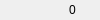
<?xml version="1.0" encoding="UTF-8"?>
<ui version="4.0">
 <class>ConnectionStatusFrame</class>
 <widget class="QFrame" name="ConnectionStatusFrame">
  <property name="geometry">
   <rect>
    <x>0</x>
    <y>0</y>
    <width>100</width>
    <height>20</height>
   </rect>
  </property>
  <property name="minimumSize">
   <size>
    <width>100</width>
    <height>20</height>
   </size>
  </property>
  <property name="windowTitle">
   <string>Frame</string>
  </property>
  <property name="locale">
   <locale language="English" country="UnitedStates"/>
  </property>
  <property name="frameShape">
   <enum>QFrame::NoFrame</enum>
  </property>
  <property name="frameShadow">
   <enum>QFrame::Plain</enum>
  </property>
  <property name="lineWidth">
   <number>0</number>
  </property>
  <property name="midLineWidth">
   <number>0</number>
  </property>
  <widget class="QLabel" name="countLbl">
   <property name="geometry">
    <rect>
     <x>45</x>
     <y>2</y>
     <width>55</width>
     <height>16</height>
    </rect>
   </property>
   <property name="toolTip">
    <string>Number of active connections to bitshares network</string>
   </property>
   <property name="text">
    <string>0</string>
   </property>
   <property name="alignment">
    <set>Qt::AlignCenter</set>
   </property>
  </widget>
  <widget class="QLabel" name="iconLbl">
   <property name="geometry">
    <rect>
     <x>25</x>
     <y>2</y>
     <width>16</width>
     <height>16</height>
    </rect>
   </property>
   <property name="minimumSize">
    <size>
     <width>16</width>
     <height>16</height>
    </size>
   </property>
   <property name="toolTip">
    <string>Bitshares network connection status</string>
   </property>
   <property name="text">
    <string/>
   </property>
   <property name="pixmap">
    <pixmap resource="Keyhotee.qrc">:/images/16x16/no_connectionstatus.png</pixmap>
   </property>
   <property name="scaledContents">
    <bool>true</bool>
   </property>
  </widget>
  <widget class="QLabel" name="mailConnectionLbl">
   <property name="geometry">
    <rect>
     <x>3</x>
     <y>2</y>
     <width>16</width>
     <height>16</height>
    </rect>
   </property>
   <property name="minimumSize">
    <size>
     <width>16</width>
     <height>16</height>
    </size>
   </property>
   <property name="toolTip">
    <string>Mail server connection status</string>
   </property>
   <property name="text">
    <string/>
   </property>
   <property name="pixmap">
    <pixmap resource="Keyhotee.qrc">:/images/24x24/no_mailconnectionstatus.png</pixmap>
   </property>
   <property name="scaledContents">
    <bool>true</bool>
   </property>
  </widget>
 </widget>
 <resources>
  <include location="Keyhotee.qrc"/>
 </resources>
 <connections/>
</ui>
